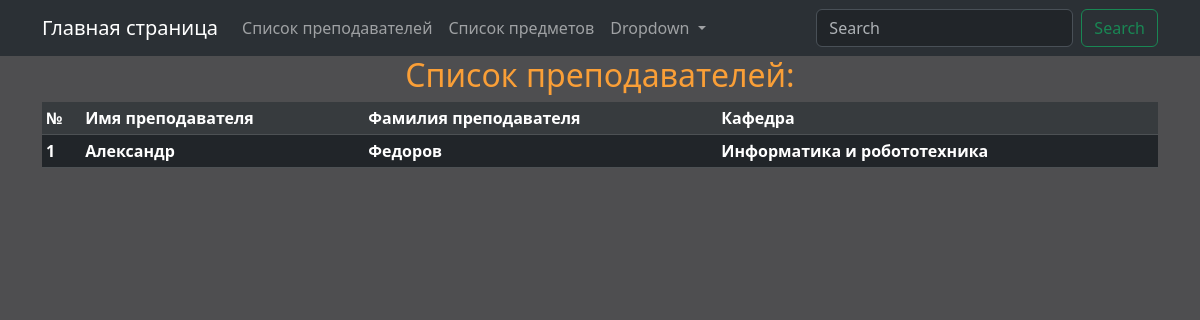
The page /teachers/ on the database as committed earlier.
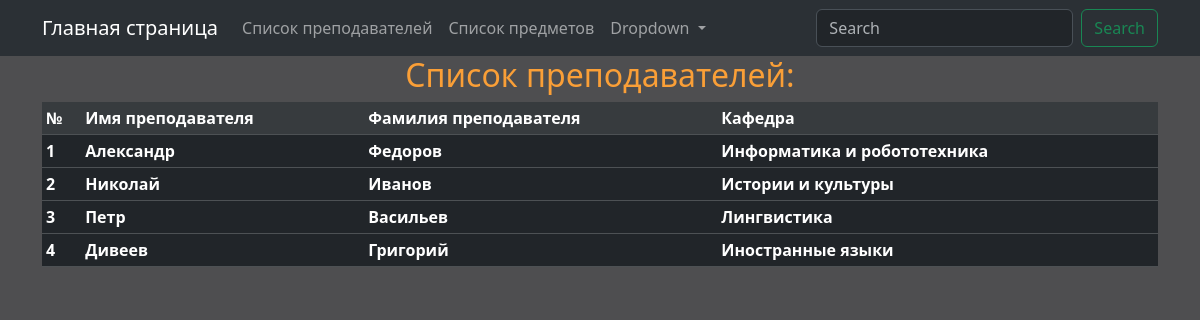
The same page on the database as committed later.
### core/models.py (models this page shows, shortened)
class Teacher(models.Model):
    first_name = models.CharField('Имя', max_length=100)
    last_name = models.CharField('фамилия', max_length=100)
    department = models.CharField('кафедра', max_length=100, blank=True)
    class Meta:
        verbose_name = 'Преподаватель'
        verbose_name_plural = 'Преподаватели'

### core/views.py (the view)
# urls.py: path('teachers/', Teachers.as_view(), name='teachers'),
class Teachers(ListView):
    template_name = 'core/teachers.html'
    model = models.Teacher
    context_object_name = 'teachers'
    extra_context = {
        'text': 'Список преподавателей:',
        'title': 'Список преподавателей',
    }

### core/templates/core/teachers.html
{% extends 'core/base.html' %}
{% block content %}
    <h2 align="center"> {{ text }} </h2>
    <div class="container">
        <table class="table table-dark table-sm">
            <thead>
                <tr class="table-active">
                    <th scope="col">№</th>
                    <th scope="col">Имя преподавателя</th>
                    <th scope="col">Фамилия преподавателя</th>
                    <th scope="col">Кафедра</th>
                </tr>
              </thead>
              <tbody>
                {% for teacher in teachers %}
                    <tr>
                        <th scope="col"> {{ forloop.counter }} </th>
                        <th scope="col"> {{ teacher.first_name }} </th>
                        <th scope="col"> {{ teacher.last_name }} </th>
                        <th scope="col"> {{ teacher.department }} </th>
                    </tr>
                {% endfor %}
              </tbody>
        </table>
    </div>
{% endblock %}

Rows that differ between the two databases and show on the page:
added Teacher: first_name "Николай", last_name "Иванов", department "Истории и культуры"
added Teacher: first_name "Петр", last_name "Васильев", department "Лингвистика"
added Teacher: first_name "Дивеев", last_name "Григорий", department "Иностранные языки"
